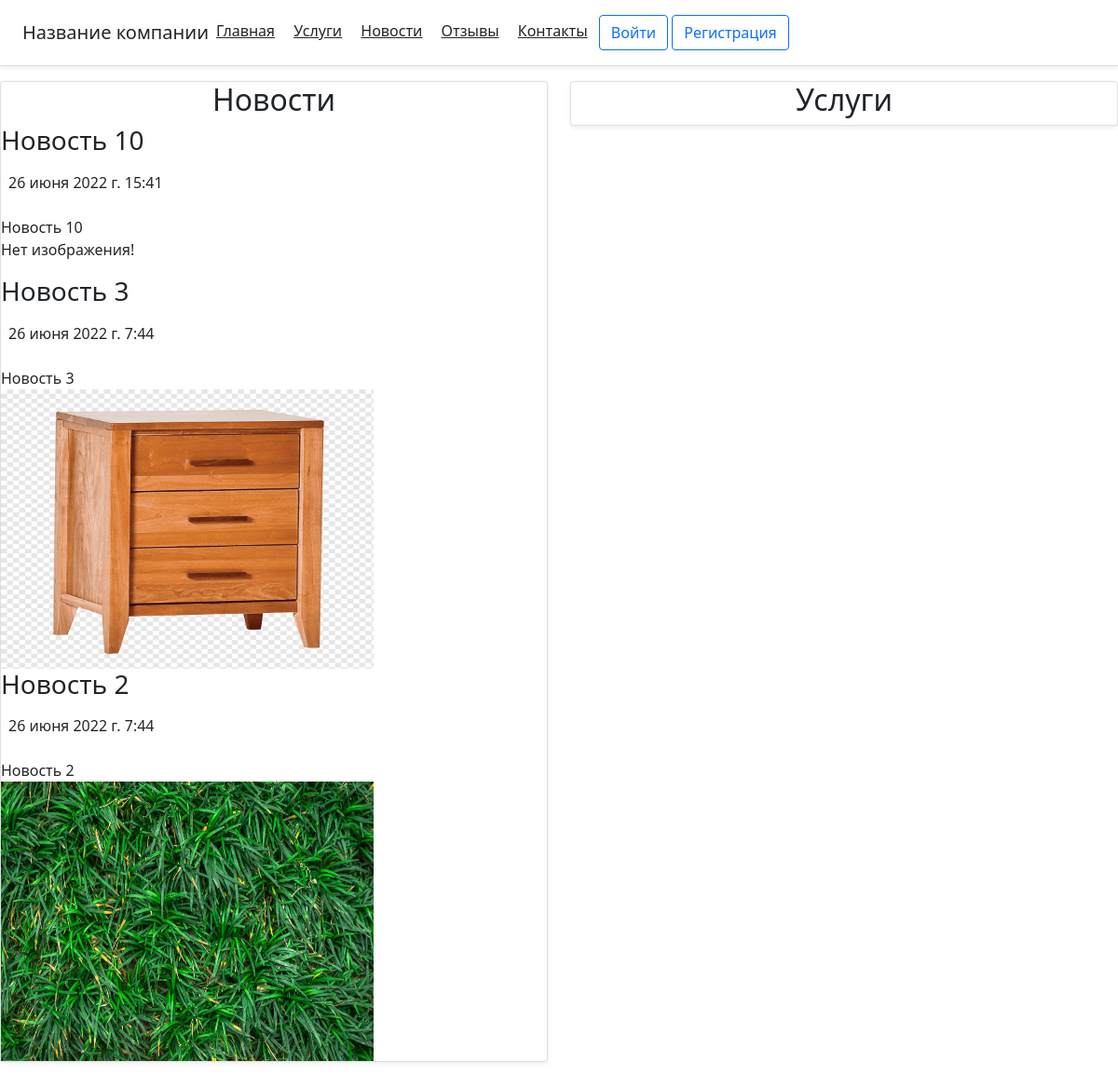
The page / on the database its author committed.
### main/models.py (models this page shows, shortened)
class modelNews(models.Model):
    title = models.CharField('Название', max_length=20)
    description  =  models.CharField('Краткое описание', max_length=20)
    content = models.TextField('Описание', blank=True)
    image = models.ImageField('Изображение', null=True, blank=True,upload_to='imagesNews')
    time_create = models.DateTimeField('Дата новости', auto_now_add=True)
    slug = models.SlugField('URL', unique=True, db_index=True, max_length=255)
    class Meta:
        verbose_name = 'Новость'
        verbose_name_plural = 'Новости'

### main/views.py (the view)
# urls.py: path('', include('main.urls')),
def main(request):
    _news = modelNews.objects.order_by('-id')[:3]
    return render(request, 'main/main.html', {'news': _news})

### main/templates/main/main.html (shortened to what this page needs)
<!DOCTYPE HTML>
<html lang="ru">
<head>
    <link rel="stylesheet" href="https://stackpath.bootstrapcdn.com/bootstrap/5.0.0-alpha1/css/bootstrap.min.css">
</head>
<body>
    <div class="d-flex flex-column flex-md-row align-items-center p-3 px-md-4 mb-3 bg-white border-bottom shadow-sm">
          <h5 class="my-0 mr-md-auto font-weight-normal">Название компании</h5>
          <nav class="my-2 my-md-0 mr-md-3">
                <a class="p-2 text-dark" href="/">Главная</a>
                <a class="p-2 text-dark" href="/services">Услуги</a>
                <a class="p-2 text-dark" href="/news">Новости</a>
                <a class="p-2 text-dark" href="/reviews">Отзывы</a>
                <a class="p-2 text-dark" href="/contacts">Контакты</a>
				<a class="btn btn-outline-primary" href="#">Войти</a>
				<a class="btn btn-outline-primary" href="#">Регистрация</a>
          </nav>
    </div>
	<div class="row row-cols-1 row-cols-md-2 mb-2">
		<div class="col">
			<div class="card mb-4 shadow-sm">
				<h2 class="text-center">Новости</h2>
				{% if news %}
					{% for el in news %}
						<h3>{{el.title}}</h3>
						<p class="p-2 text-dark">{{el.time_create}}</p>
						{{el.description}}
						{% if el.image %}
							<img src="{{ el.image.url }}" width="400" height="300">
						{% else %}
							<p> Нет изображения! </p>
						{% endif %}
					{% endfor %}
				{% else %}
					Новых новостей нет
				{% endif %}
			</div>
		</div>
		<div class="col">
			<div class="card mb-4 shadow-sm">
				<h2 class="text-center">Услуги</h2>
			</div>
		</div>
	</div>
</body>
</html>

### rows shown on the page
modelNews: title "Новость 10", time_create "26 июня 2022 г. 15:41", description "Новость 10", image "Нет изображения!"
modelNews: title "Новость 3", time_create "26 июня 2022 г. 7:44", description "Новость 3", image (picture)
modelNews: title "Новость 2", time_create "26 июня 2022 г. 7:44", description "Новость 2", image (picture)
